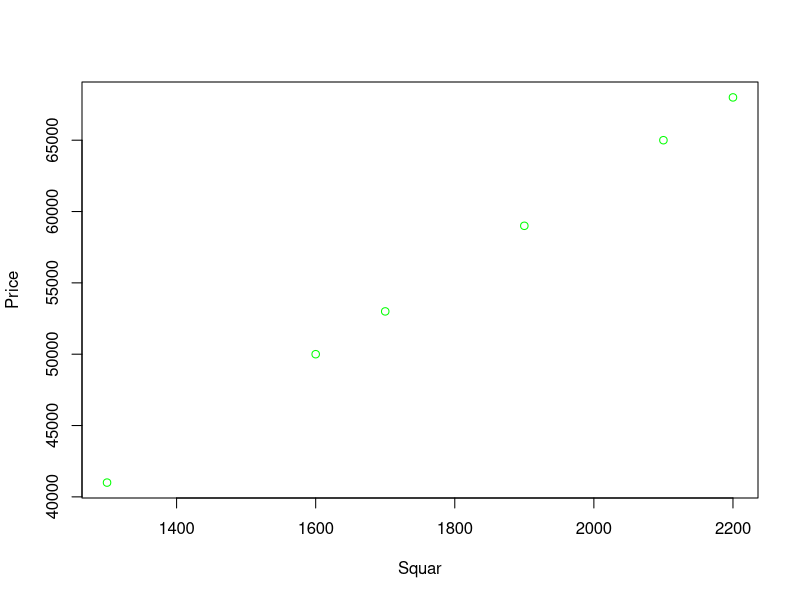
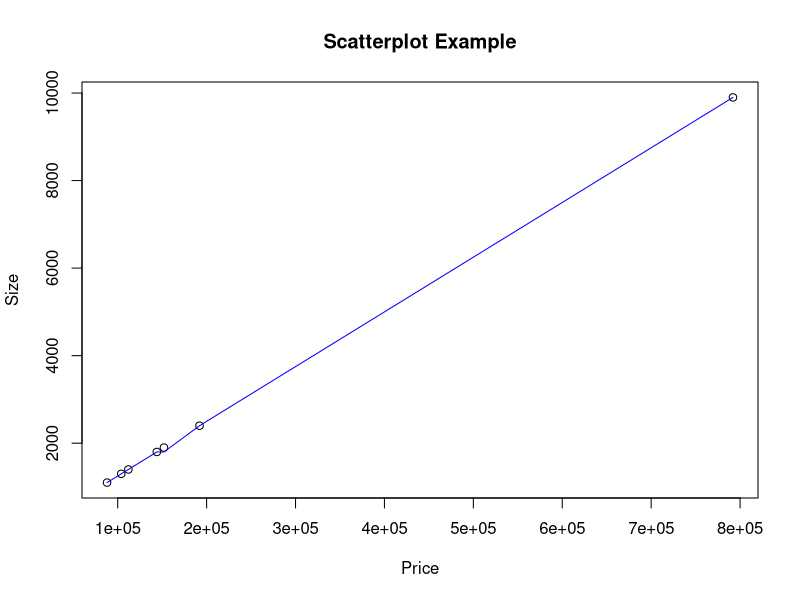
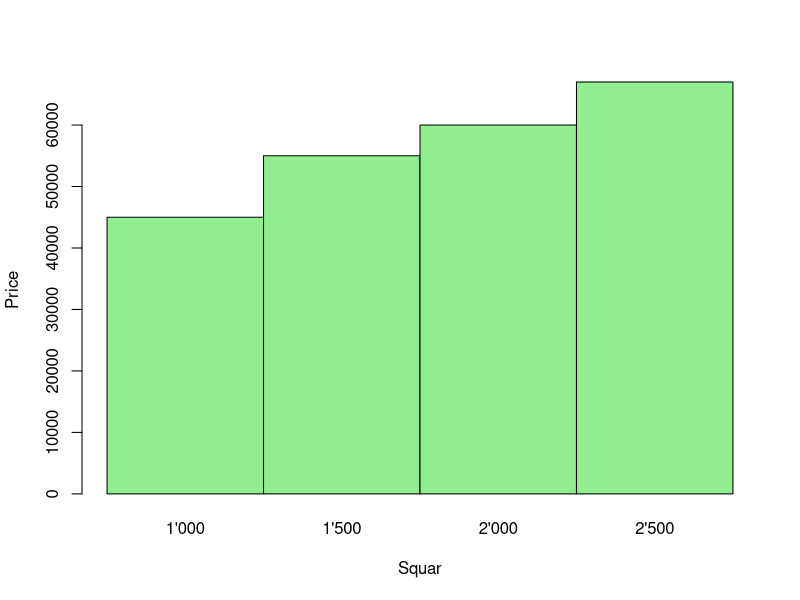
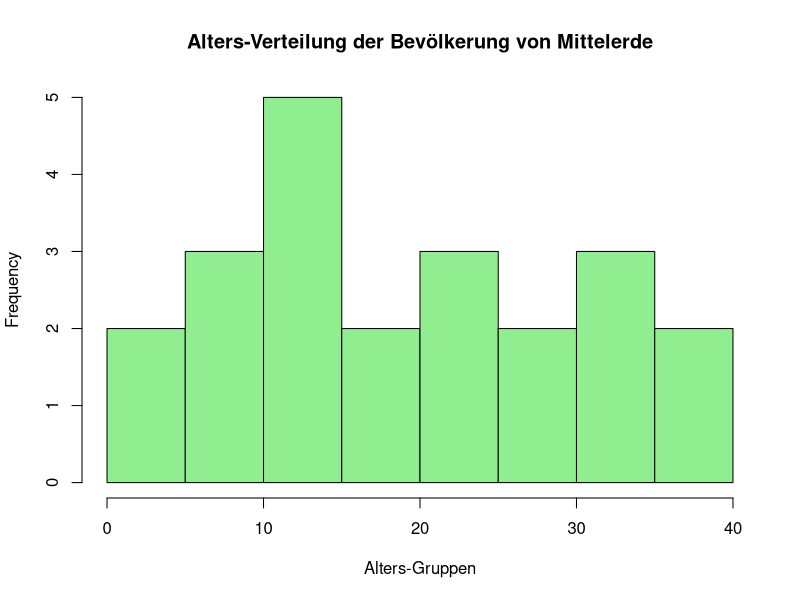
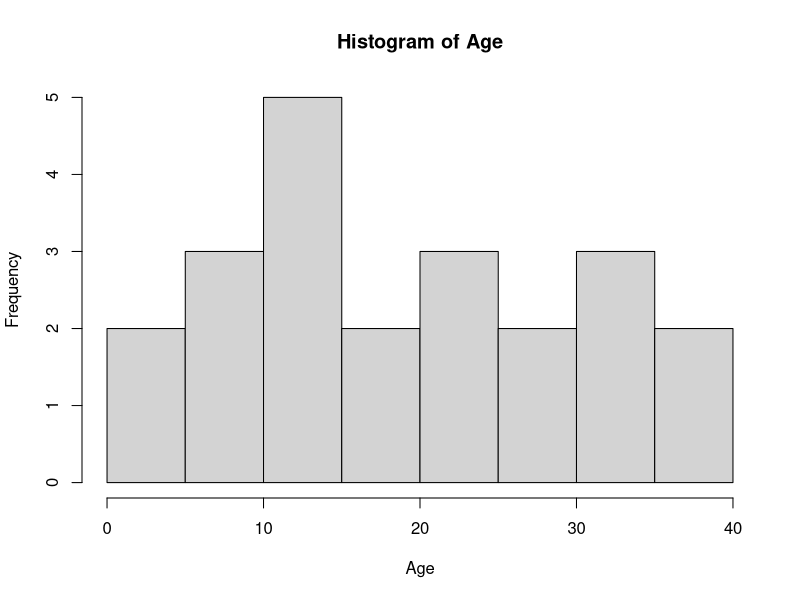

Here is the R script that generated these plots, in order:
#----------------------------------------------------------------------------------
# Scatter Plot
#----------------------------------------------------------------------------------
# Simple Scatterplot Variante B
size <- c(1700, 2100, 1900, 1300, 1600, 2200)
cost <- c(53000,65000, 59000, 41000, 50000, 68000)
plot(size,cost,type="p",lwd= 1, xlab="Squar",ylab="Price",col= "green")

# Simple Scatterplot Variante A
y=c(1400, 2400, 1800,1900,1300,1100,9900)
x=c(112000,192000,144000,152000,104000,88000,792000)
plot(x,y,main="Scatterplot Example",xlab="Price", ylab="Size")
abline(lm(x~y),    col="red")     # regression line (y~x) 
lines(lowess(x,y), col="blue")    # lowess line (x,y)


#----------------------------------------------------------------------------------
# Bar Chart
#----------------------------------------------------------------------------------
#to Do: Die XY-Kreuze je Price muss noch plaziert werden, damit ersichlcih ist, wleche
# Werte (1-N) in welchen Bar-Chart eingeflossen ist.
# Also irgendwie müssn die Werte aus "cost" noch in den Chart fliessen!!
#



cost <- c(53000,65000, 59000, 41000, 50000, 68000)
barplot.default(height<- c(45000,55000,60000,67000)
,names.arg = c("1'000","1'500","2'000","2'500")
,space=0 
,col="lightgreen"
,xlab="Squar"
,ylab="Price"
)

#----------------------------------------------------------------------------------
# Histogram Chart
#----------------------------------------------------------------------------------
hist(Age <-c(21,17,39,14,19,3,31,29,22,12,4,8,9,38,15,14,27,12,33,21,9,32) 
,breaks=seq(0,40,by=5)
,col ="lightgreen" 
,main ="Alters-Verteilung der Bevölkerung von Mittelerde"
,xlab ="Alters-Gruppen"
)
# Age = Vektor der Zahlenwerte bzw. Schnittpunkte enthält
# breaks = Anzahl "Bars" bzw. Range von Alters-Werten
# Bsp. A breaks=seq(0,40,by=5) # in 5er Schritten unterteilen = 8 säulen
# Bsp. B breaks=c(0,10,20,30,40) # in 10er Schritten unterteilen = 5 säulen


# Hist Info -----------------------------------------------------------------------
histinfo <- hist(Age)
histinfo
# Zeigt alle interne Vektoren(Variabeln) und deren Werte auf.
# 
# $breaks
# [1] 0 5 10 15 20 25 30 35 40
# 
# $counts
# [1] 2 3 5 2 3 2 3 2
# 
# $density
# [1] 0.01818182 0.02727273 0.04545455 0.01818182 0.02727273 0.01818182 0.02727273 0.01818182
# 
# $mids
# [1] 2.5 7.5 12.5 17.5 22.5 27.5 32.5 37.5
# 
# $xname
# [1] "Age"
# 
# $equidist
# [1] TRUE
# 
# attr(,"class")
# [1] "histogram"